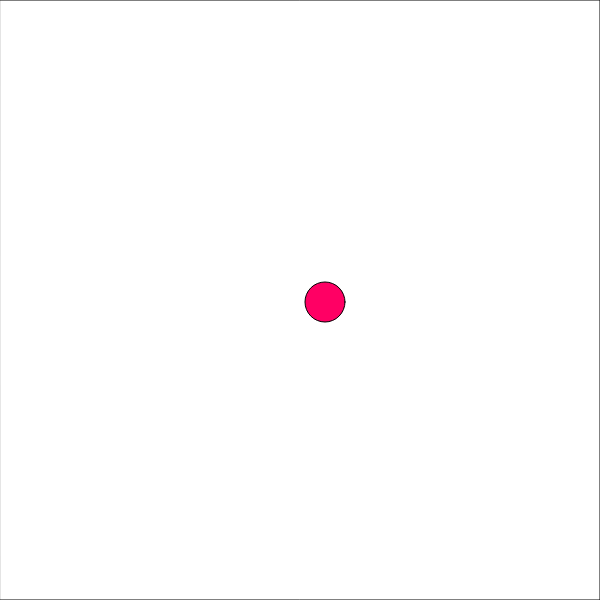
Frame 1 (no input)
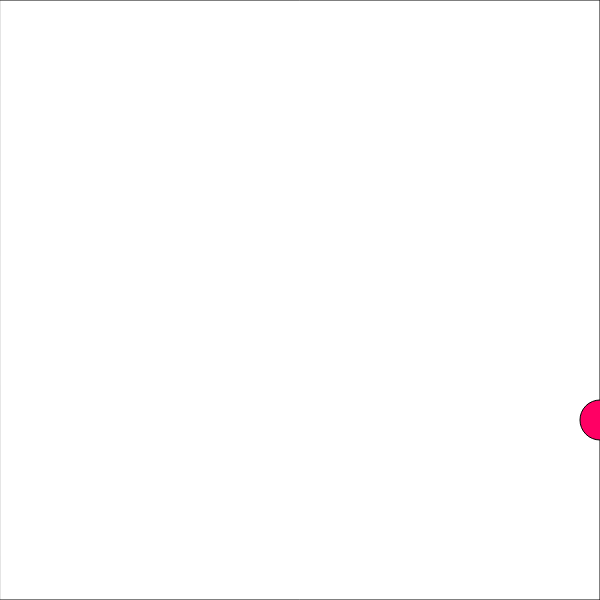
Frame 60 (no input)
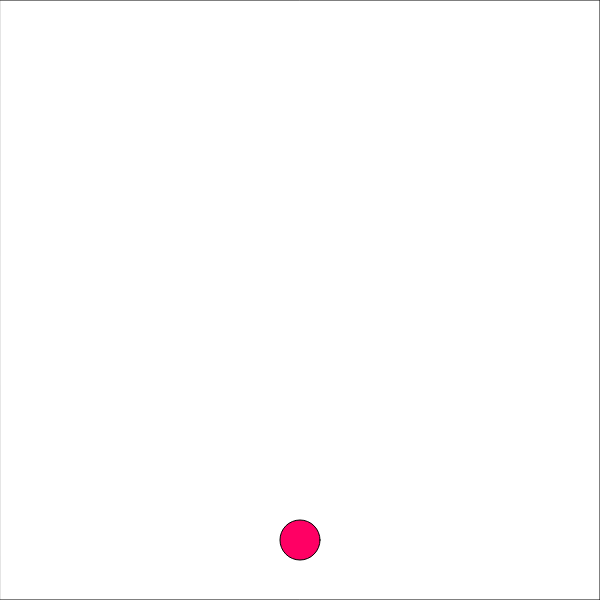
Frame 120 (the mouse pressed at the canvas centre since frame 60)

The p5.js sketch that drew these frames (run headless with seeded random() and noise() and a simulated clock; from frame 60 on, the mouse is pressed at the canvas centre):

// p5.js sketch
// ── sketch.js

let ball;

function setup() {
  createCanvas(600, 600);
  ball = new Ball(300, 300, 20, color(255, 0, 100));
  ball.velocity.x = 25;
  ball.velocity.y = 2;
}

function draw() {
  background(255);
  fill("white");
  rect(0, 0, width, height);

  ball.update();
  ball.draw();
 
}


class Ball {
  constructor(x, y, radius, color) {
    this.radius = radius;
    this.color = color;
    this.position = createVector(x, y);
    this.velocity = createVector(0, 0);
  }

  draw(){
    fill(this.color);
    circle(this.position.x, this.position.y, this.radius * 2);

  }

  update(){
    this.position.add(this.velocity);
    if (this.position.x + this.radius > width || this.position.x - this.radius < 0){
      this.velocity.x *= -1;
      // this.position.x = constrain(this.position.x, this.radius, width - this.radius);
    }
    if (this.position.y + this.radius > height || this.position.y - this.radius < 0){
      this.velocity.y *= -1;
      // this.position.y = constrain(this.position.y, this.radius, height - this.radius);
    }
  }
}
